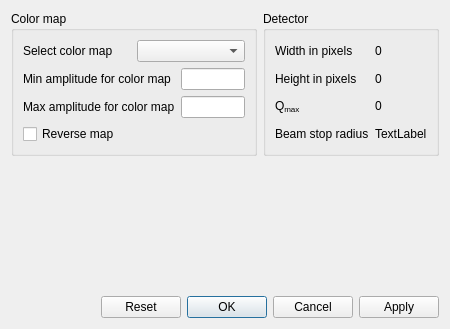
<?xml version="1.0" encoding="UTF-8"?>
<ui version="4.0">
 <class>ColorMapUI</class>
 <widget class="QDialog" name="ColorMapUI">
  <property name="geometry">
   <rect>
    <x>0</x>
    <y>0</y>
    <width>450</width>
    <height>329</height>
   </rect>
  </property>
  <property name="windowTitle">
   <string>Color Map</string>
  </property>
  <property name="windowIcon">
   <iconset>
    <normaloff>:/res/ball.ico</normaloff>:/res/ball.ico</iconset>
  </property>
  <property name="modal">
   <bool>true</bool>
  </property>
  <layout class="QGridLayout" name="gridLayout_5">
   <item row="1" column="1">
    <spacer name="verticalSpacer">
     <property name="orientation">
      <enum>Qt::Vertical</enum>
     </property>
     <property name="sizeHint" stdset="0">
      <size>
       <width>20</width>
       <height>62</height>
      </size>
     </property>
    </spacer>
   </item>
   <item row="3" column="0" colspan="3">
    <layout class="QHBoxLayout" name="horizontalLayout_2">
     <item>
      <spacer name="horizontalSpacer">
       <property name="orientation">
        <enum>Qt::Horizontal</enum>
       </property>
       <property name="sizeHint" stdset="0">
        <size>
         <width>40</width>
         <height>20</height>
        </size>
       </property>
      </spacer>
     </item>
     <item>
      <widget class="QDialogButtonBox" name="buttonBox">
       <property name="orientation">
        <enum>Qt::Horizontal</enum>
       </property>
       <property name="standardButtons">
        <set>QDialogButtonBox::Apply|QDialogButtonBox::Cancel|QDialogButtonBox::Ok|QDialogButtonBox::Reset</set>
       </property>
      </widget>
     </item>
    </layout>
   </item>
   <item row="0" column="0" colspan="2">
    <widget class="QGroupBox" name="groupBox">
     <property name="title">
      <string>Color map</string>
     </property>
     <layout class="QGridLayout" name="gridLayout_2">
      <item row="0" column="0">
       <layout class="QHBoxLayout" name="horizontalLayout">
        <item>
         <widget class="QLabel" name="label">
          <property name="text">
           <string>Select color map</string>
          </property>
         </widget>
        </item>
        <item>
         <widget class="QComboBox" name="cbColorMap">
          <property name="toolTip">
           <string>&lt;html&gt;&lt;head/&gt;&lt;body&gt;&lt;p&gt;Select color map from the list.&lt;/p&gt;&lt;/body&gt;&lt;/html&gt;</string>
          </property>
         </widget>
        </item>
       </layout>
      </item>
      <item row="1" column="0">
       <layout class="QGridLayout" name="gridLayout">
        <item row="0" column="0">
         <widget class="QLabel" name="label_2">
          <property name="toolTip">
           <string>&lt;html&gt;&lt;head/&gt;&lt;body&gt;&lt;p&gt;Enter value for minimum color map amplitude.&lt;/p&gt;&lt;/body&gt;&lt;/html&gt;</string>
          </property>
          <property name="text">
           <string>Min amplitude for color map</string>
          </property>
         </widget>
        </item>
        <item row="0" column="1">
         <widget class="QLineEdit" name="txtMinAmplitude">
          <property name="toolTip">
           <string>&lt;html&gt;&lt;head/&gt;&lt;body&gt;&lt;p&gt;Enter value for minimum color map amplitude.&lt;/p&gt;&lt;/body&gt;&lt;/html&gt;</string>
          </property>
         </widget>
        </item>
        <item row="1" column="0">
         <widget class="QLabel" name="label_3">
          <property name="toolTip">
           <string>&lt;html&gt;&lt;head/&gt;&lt;body&gt;&lt;p&gt;Enter value for maximum color map amplitude.&lt;/p&gt;&lt;/body&gt;&lt;/html&gt;</string>
          </property>
          <property name="text">
           <string>Max amplitude for color map</string>
          </property>
         </widget>
        </item>
        <item row="1" column="1">
         <widget class="QLineEdit" name="txtMaxAmplitude">
          <property name="toolTip">
           <string>&lt;html&gt;&lt;head/&gt;&lt;body&gt;&lt;p&gt;Enter value for maximum color map amplitude.&lt;/p&gt;&lt;/body&gt;&lt;/html&gt;</string>
          </property>
         </widget>
        </item>
       </layout>
      </item>
      <item row="2" column="0">
       <widget class="QCheckBox" name="chkReverse">
        <property name="toolTip">
         <string>&lt;html&gt;&lt;head/&gt;&lt;body&gt;&lt;p&gt;Use the color-reversed map.&lt;/p&gt;&lt;/body&gt;&lt;/html&gt;</string>
        </property>
        <property name="text">
         <string>Reverse map</string>
        </property>
       </widget>
      </item>
     </layout>
    </widget>
   </item>
   <item row="0" column="2">
    <widget class="QGroupBox" name="groupBox_2">
     <property name="title">
      <string>Detector</string>
     </property>
     <layout class="QGridLayout" name="gridLayout_4">
      <item row="0" column="0">
       <layout class="QGridLayout" name="gridLayout_3">
        <item row="0" column="0">
         <widget class="QLabel" name="label_4">
          <property name="toolTip">
           <string>&lt;html&gt;&lt;head/&gt;&lt;body&gt;&lt;p&gt;Detector width.&lt;/p&gt;&lt;/body&gt;&lt;/html&gt;</string>
          </property>
          <property name="text">
           <string>Width in pixels</string>
          </property>
         </widget>
        </item>
        <item row="0" column="1">
         <widget class="QLabel" name="lblWidth">
          <property name="text">
           <string>0</string>
          </property>
         </widget>
        </item>
        <item row="1" column="0">
         <widget class="QLabel" name="label_5">
          <property name="toolTip">
           <string>&lt;html&gt;&lt;head/&gt;&lt;body&gt;&lt;p&gt;Detector height.&lt;/p&gt;&lt;/body&gt;&lt;/html&gt;</string>
          </property>
          <property name="text">
           <string>Height in pixels</string>
          </property>
         </widget>
        </item>
        <item row="1" column="1">
         <widget class="QLabel" name="lblHeight">
          <property name="text">
           <string>0</string>
          </property>
         </widget>
        </item>
        <item row="2" column="0">
         <widget class="QLabel" name="label_6">
          <property name="toolTip">
           <string>&lt;html&gt;&lt;head/&gt;&lt;body&gt;&lt;p&gt;Maximum absolute Q&lt;span style=&quot; vertical-align:sub;&quot;&gt;x,y&lt;/span&gt; value.&lt;/p&gt;&lt;/body&gt;&lt;/html&gt;</string>
          </property>
          <property name="text">
           <string>&lt;html&gt;&lt;head/&gt;&lt;body&gt;&lt;p&gt;Q&lt;span style=&quot; vertical-align:sub;&quot;&gt;max&lt;/span&gt;&lt;/p&gt;&lt;/body&gt;&lt;/html&gt;</string>
          </property>
         </widget>
        </item>
        <item row="2" column="1">
         <widget class="QLabel" name="lblQmax">
          <property name="text">
           <string>0</string>
          </property>
         </widget>
        </item>
        <item row="3" column="0">
         <widget class="QLabel" name="label_7">
          <property name="toolTip">
           <string>&lt;html&gt;&lt;head/&gt;&lt;body&gt;&lt;p&gt;Minimum value of Q&lt;span style=&quot; vertical-align:sub;&quot;&gt;x&lt;/span&gt; in units of Q.&lt;/p&gt;&lt;/body&gt;&lt;/html&gt;</string>
          </property>
          <property name="text">
           <string>Beam stop radius</string>
          </property>
         </widget>
        </item>
        <item row="3" column="1">
         <widget class="QLabel" name="lblStopRadius">
          <property name="text">
           <string>TextLabel</string>
          </property>
         </widget>
        </item>
       </layout>
      </item>
     </layout>
    </widget>
   </item>
   <item row="2" column="0" colspan="3">
    <widget class="QWidget" name="widget" native="true">
     <property name="sizePolicy">
      <sizepolicy hsizetype="Preferred" vsizetype="MinimumExpanding">
       <horstretch>0</horstretch>
       <verstretch>0</verstretch>
      </sizepolicy>
     </property>
    </widget>
   </item>
  </layout>
  <zorder>groupBox</zorder>
  <zorder>widget</zorder>
  <zorder>groupBox_2</zorder>
 </widget>
 <tabstops>
  <tabstop>cbColorMap</tabstop>
  <tabstop>txtMinAmplitude</tabstop>
  <tabstop>txtMaxAmplitude</tabstop>
  <tabstop>chkReverse</tabstop>
 </tabstops>
 <resources/>
 <connections>
  <connection>
   <sender>buttonBox</sender>
   <signal>accepted()</signal>
   <receiver>ColorMapUI</receiver>
   <slot>accept()</slot>
   <hints>
    <hint type="sourcelabel">
     <x>248</x>
     <y>254</y>
    </hint>
    <hint type="destinationlabel">
     <x>157</x>
     <y>274</y>
    </hint>
   </hints>
  </connection>
  <connection>
   <sender>buttonBox</sender>
   <signal>rejected()</signal>
   <receiver>ColorMapUI</receiver>
   <slot>reject()</slot>
   <hints>
    <hint type="sourcelabel">
     <x>316</x>
     <y>260</y>
    </hint>
    <hint type="destinationlabel">
     <x>286</x>
     <y>274</y>
    </hint>
   </hints>
  </connection>
 </connections>
</ui>
